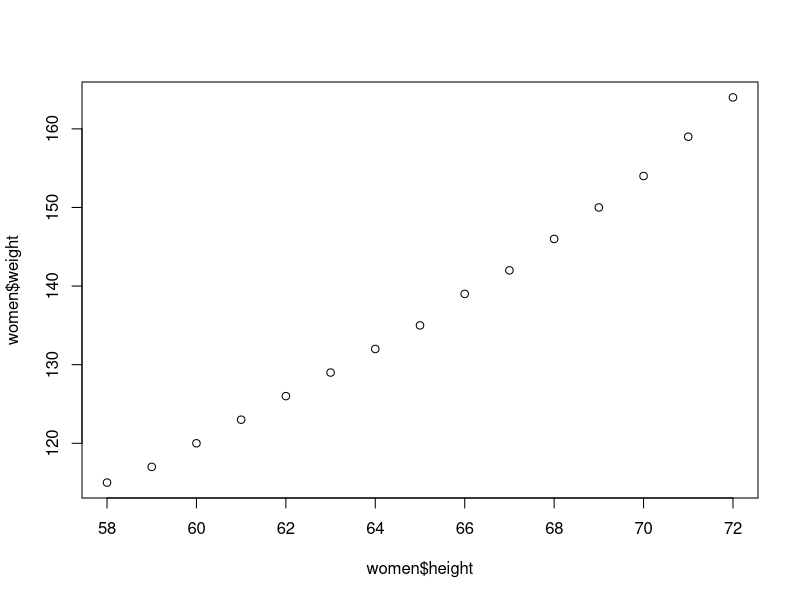
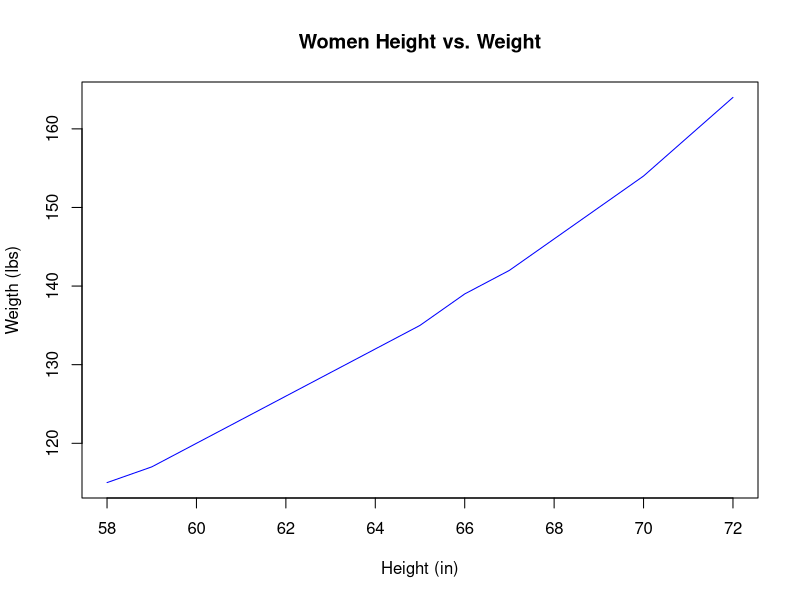
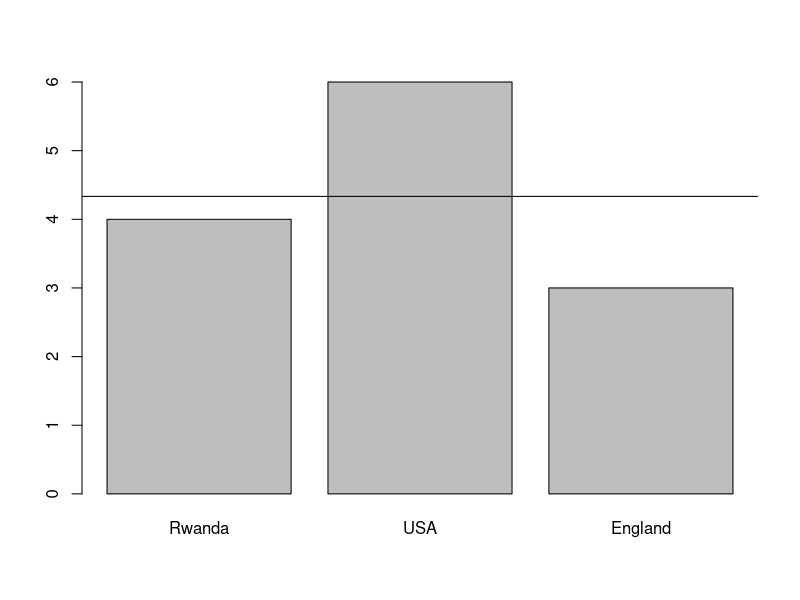
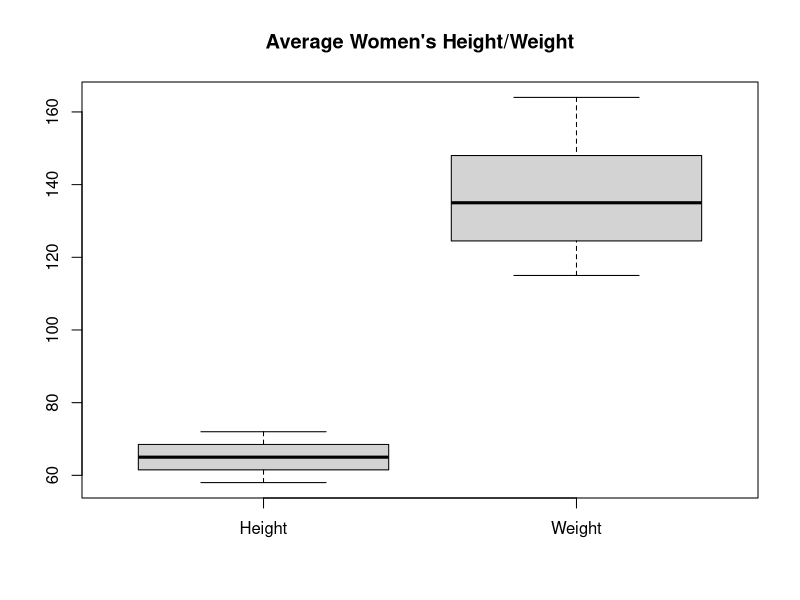
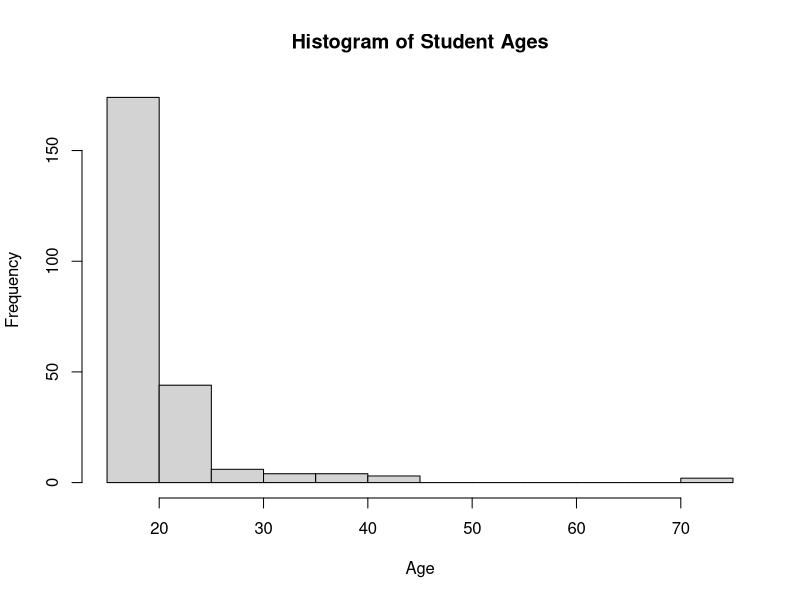
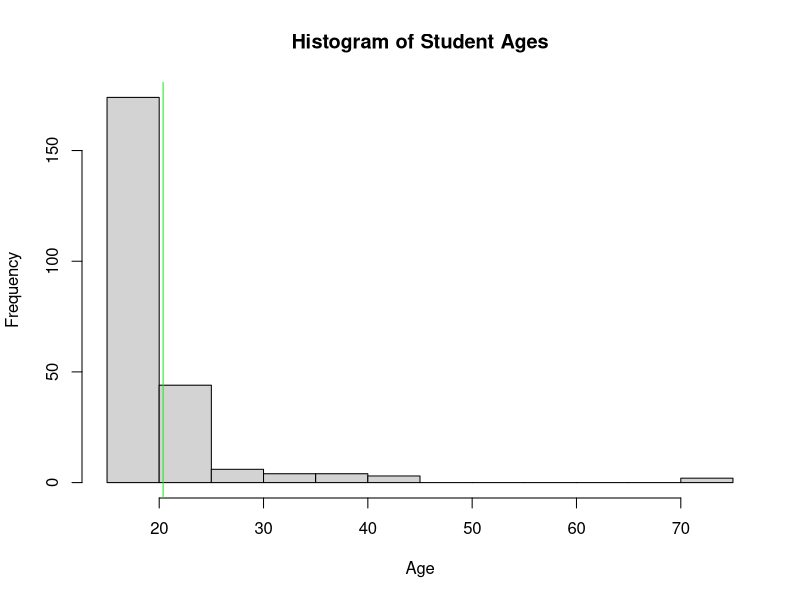
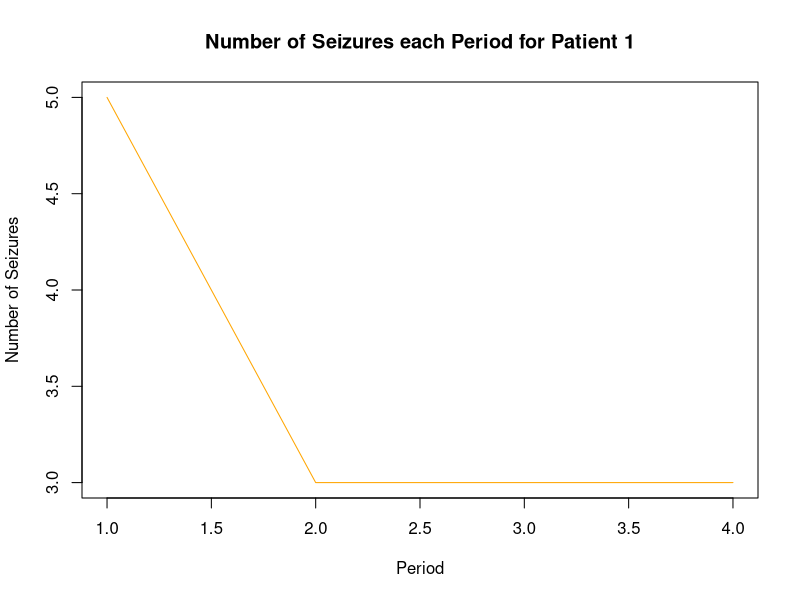
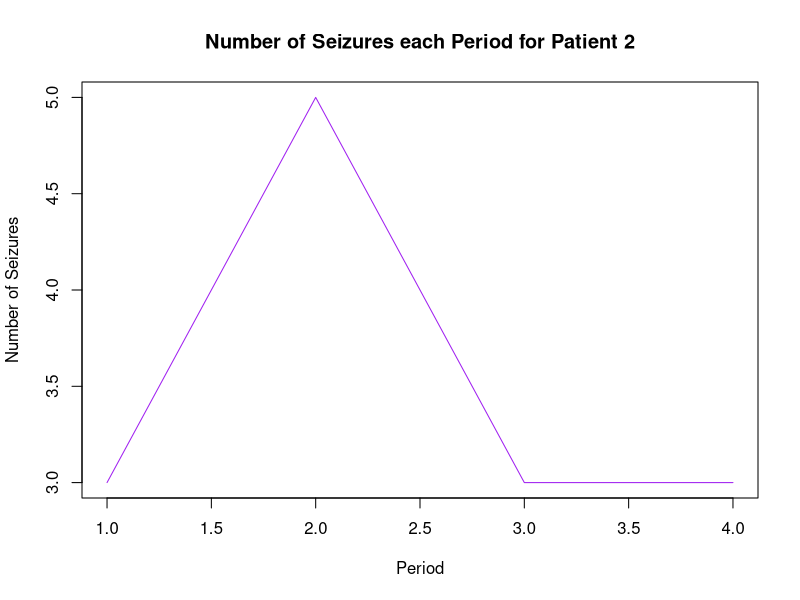

The R script that drew these images, in order:
## ---- chunk 1
knitr::opts_chunk$set(echo = TRUE)
## ---- chunk 2
plot(women$height, women$weight)
## ---- chunk 3
plot(women$height, women$weight, 
     type = "l", 
     main = "Women Height vs. Weight", 
     xlab = "Height (in)", 
     ylab = "Weigth (lbs)", 
     col = "blue")
## ---- chunk 4
data <- c(4,6,3)

names(data) <- c("Rwanda", "USA", "England")

barplot(data)

abline(h=mean(data)) #adds a horizontal line to the graph at the mean value
## ---- chunk 5

boxplot(women$height, women$weight, main = "Average Women's Height/Weight", names = c("Height", "Weight"))
## ---- chunk 6
library(MASS)
data(survey)
hist(survey$Age, xlab = "Age", main = "Histogram of Student Ages")
## ---- chunk 7
hist(survey$Age, xlab = "Age", main = "Histogram of Student Ages")

abline(v=mean(survey$Age), col = "green")
## ---- chunk 8
plot(epil$period[epil$subject == 1], epil$y[epil$subject == 1], 
     main = "Number of Seizures each Period for Patient 1", 
     xlab = "Period", 
     ylab = "Number of Seizures", 
     col = "orange", 
     type = "l")

plot(epil$period[epil$subject == 2], epil$y[epil$subject == 2], 
     main = "Number of Seizures each Period for Patient 2", 
     xlab = "Period", 
     ylab = "Number of Seizures", 
     col = "purple", 
     type = "l")
## ---- chunk 9
par(mar = c(2, 2, 2, 2))
par(mfrow=c(2,1)) # Two rows and one column of plots on the page

plot(epil$period[epil$subject == 1], epil$y[epil$subject == 1], 
     main = "Number of Seizures each Period for Patient 1", 
     xlab = "Period", 
     ylab = "Number of Seizures", 
     col = "orange", 
     type = "l")

plot(epil$period[epil$subject == 2], epil$y[epil$subject == 2], 
     main = "Number of Seizures each Period for Patient 2", 
     xlab = "Period", 
     ylab = "Number of Seizures", 
     col = "purple", 
     type = "l")
## ---- chunk 10
par(mfrow=c(1,1))

plot(epil$period[epil$subject == 1], epil$y[epil$subject == 1], 
     main = "Number of Seizures each Period for Patient 1", 
     xlab = "Period", 
     ylab = "Number of Seizures", 
     col = "blue", 
     type = "l")

lines(epil$period[epil$subject == 2], epil$y[epil$subject == 2], 
     col = "red")

legend("topright", col = c("blue", "red"), lty = 1, legend = c("Patient 1", "Patient 2"))
